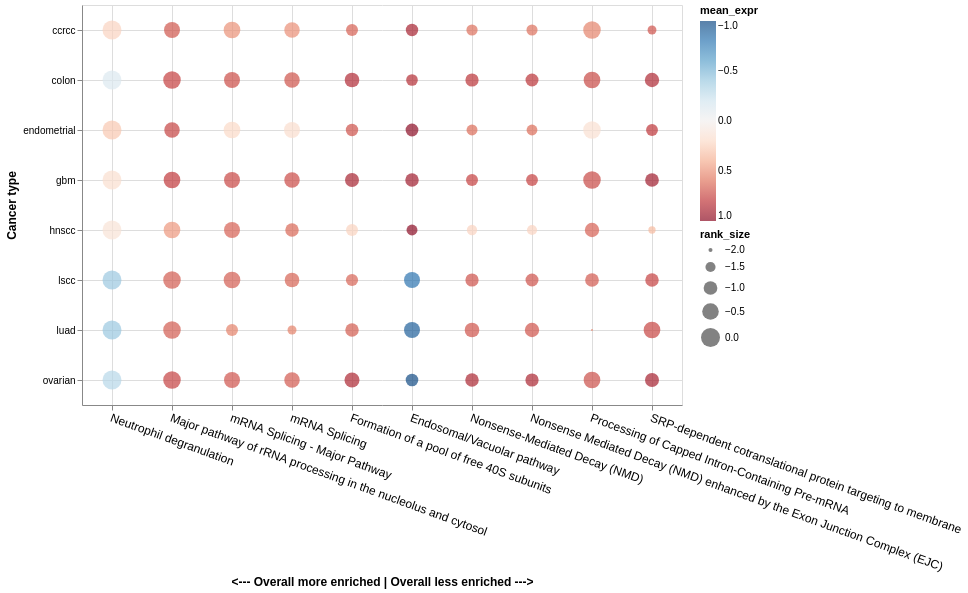

Notebook code for this chart:
### Markdown cell above
## Figure 1: Bubble plot

### Code cell
data = data.assign(rank_size=-1 * np.log10(data["cancer_type_rank"] + 1))
mean_expr_max = max(data["mean_expr"])
mean_expr_min = min(data["mean_expr"])

alt.Chart(data).mark_circle().encode(
    x=alt.X(
        "name:N",
        sort=data["name"].values,
        axis=alt.Axis(
            labelAngle=20,
            labelFontSize=12,
            labelLimit=500,
            title="<--- Overall more enriched | Overall less enriched --->",
            titleFontSize=12
        )
    ),
    y=alt.Y(
        "cancer_type:N",
        axis=alt.Axis(
            title="Cancer type",
            titleFontSize=12
        ),
    ),
    size="rank_size:Q",
    color=alt.Color(
        "mean_expr:Q",
        scale=alt.Scale(
            scheme="redblue",
            domain=[mean_expr_max, mean_expr_min]
        )
    )
).properties(
    width=600,
    height=400
).configure_axis(
    grid=True
)
